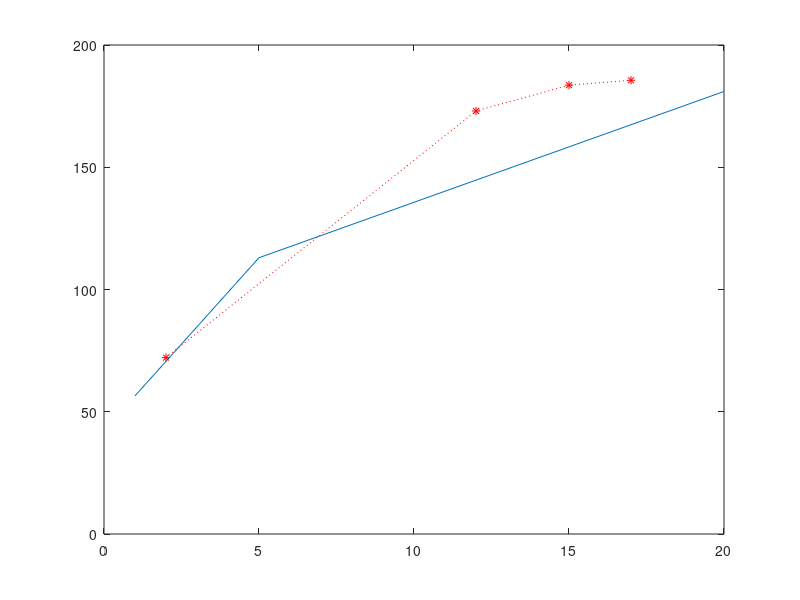

Write the MATLAB code that produced this figure.
A=[1 1 1 ;1 5 25 ;1 20 400  ]
X=[A(:,2)]
b=[56.5 ;113;181 ]
plot(X,b)
hold on
B=inv(A)
C=B*b
P=[C(3) C(2) C(1)]
x=[2 12 15 17]

W=polyval(P,x)
plot(x,W,'r:*' )
